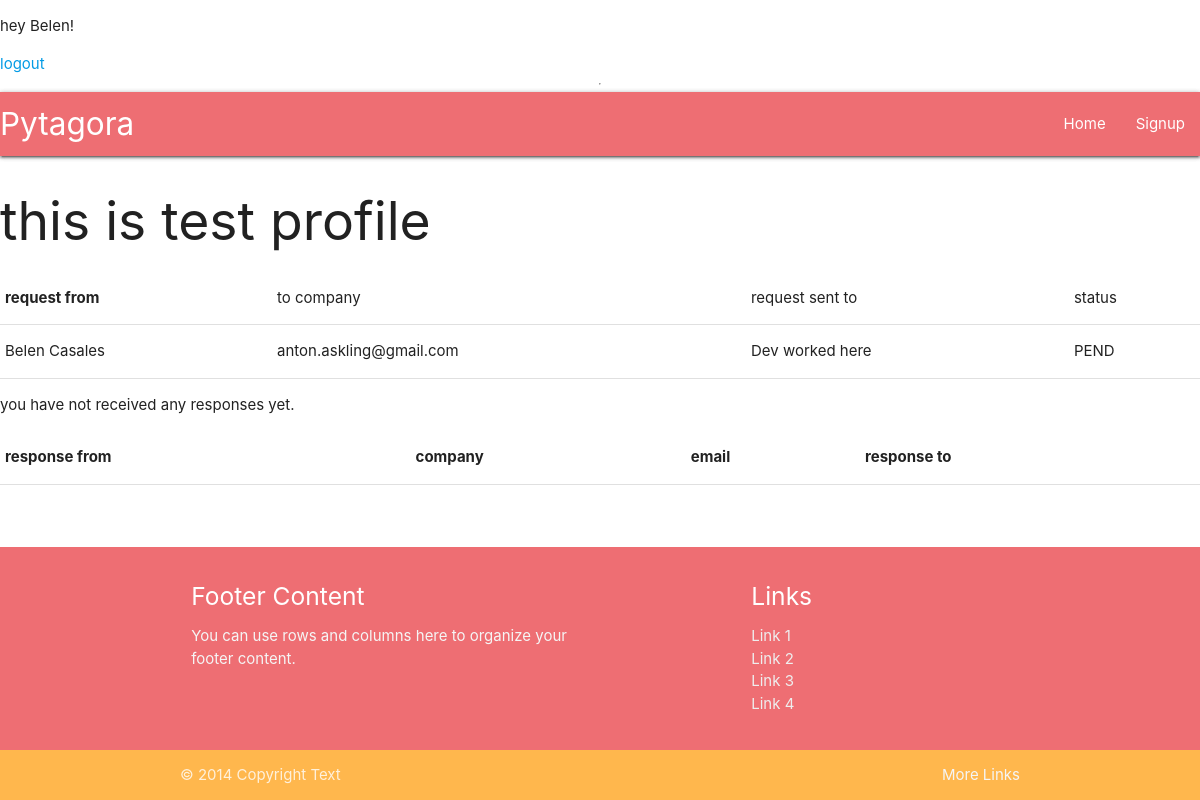
The app's page /profile/ (signed in), older data.
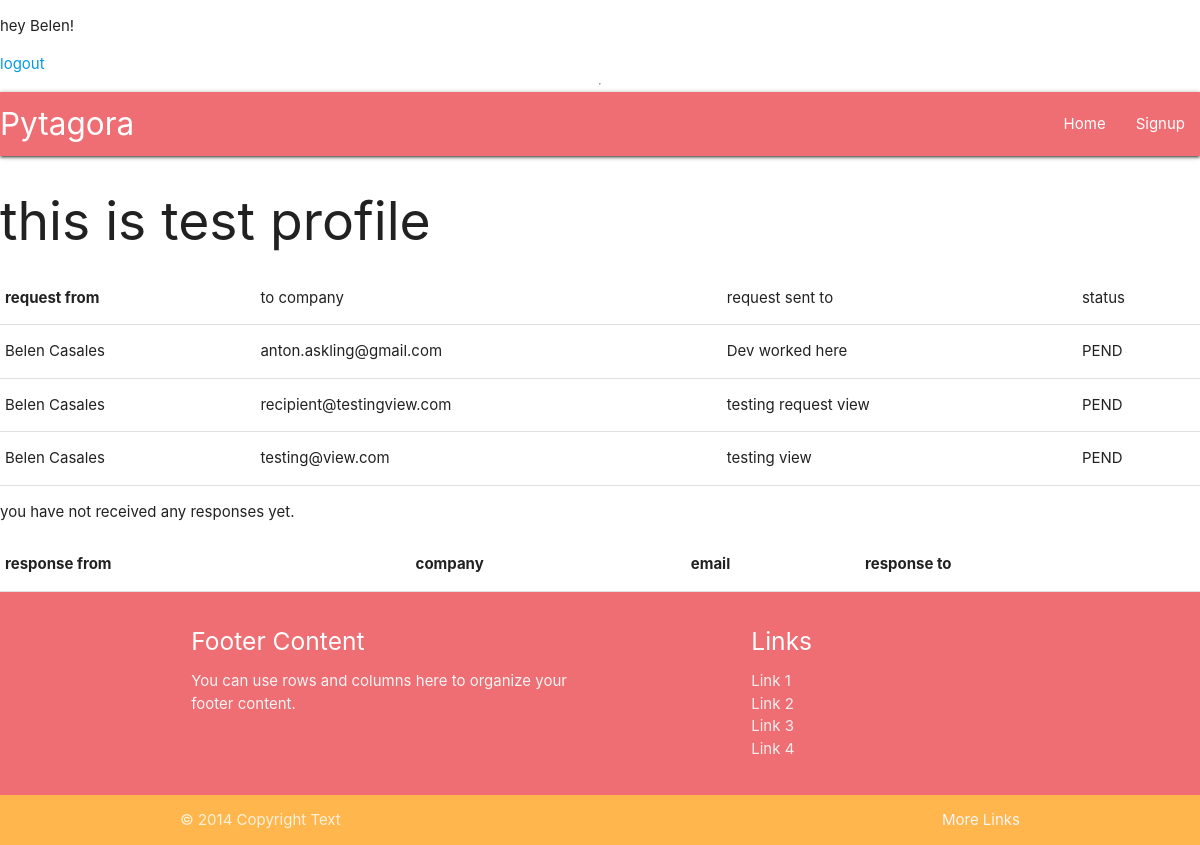
The same page, newer data.
### userprofile/models.py (models this page shows, shortened)
class RefRequest(models.Model):
    profile = models.ForeignKey(Profile, verbose_name=_("profile"), on_delete=models.CASCADE)
    company_name = models.CharField(_("company name"), max_length=100, null=True, blank=True)
    date_from = PartialDateField( verbose_name=_("date from"))
    date_to = PartialDateField(verbose_name=_("date to"))
    to_email = models.EmailField(_("to email"), max_length=254, null=True, blank=True)
    UNINITIATED = "UNIN"
    PENDING = "PEND"
    COMPLETE = "COMP"
    STATUS_CHOICES = [
        (UNINITIATED, "Uninitiated"),
        (PENDING, "Pending"),
        (COMPLETE, "Complete"),
    ]
    status = models.CharField(_("status"), max_length=4, choices=STATUS_CHOICES, default=UNINITIATED,)
    time_sent = models.DateTimeField(_("time_sent"), auto_now_add=True, null=True)
    class Meta:
        verbose_name = "Reference request"
        verbose_name_plural = "Reference requests"

class Profile(models.Model):
    user = models.OneToOneField(User, verbose_name=_("User"), on_delete=models.CASCADE)
    first_name = models.CharField(_("first name"), max_length=50, null=False, blank=False)
    last_name = models.CharField(_("last name"), max_length=50, null=False, blank=False)
    def __str__(self):
        return f"{self.first_name} {self.last_name}"

### userprofile/views.py (the view)
# urls.py: path("profile/", TestProfileView.as_view(), name="test_profile"),
class TestProfileView(LoginRequiredMixin, ListView):
    model = Profile
    context_object_name = "profile"
    template_name="userprofile/test_profile.html"
    def get_context_data(self, **kwargs):
        context = super().get_context_data(**kwargs)
        context["profile"] = context["profile"].filter(user=self.request.user)
        context["requests"] = context["profile"][0].refrequest_set.all()
        context["comp_responses"] = context["profile"][0].refresponse_set.all(
        ).filter(ref_request__status="COMP")
        return context

### userprofile/templates/userprofile/test_profile.html
{% extends "base.html" %}
{% block content %}
    <h2>this is test profile</h2>
    <table>
        <tr>
            <th>request from</th>
            <td>to company</td>
            <td>request sent to</td>
            <td>status</td>
        </tr>
            {% for request in requests %}
            <tr>
                <td>{{ request.profile }}</td>
                <td>{{ request.to_email }}</td>
                <td>{{ request.company_name }}</td>
                <td>{{ request.status }}</td>
            </tr>
            {% empty %}
            <p>no requests has been made yet</p>
            {% endfor %}
    </table>
    <table>
        <tr>
            <th>response from</th>
            <th>company</th>
            <th>email</th>
            <th>response to</th>
        </tr>
            {% for response in comp_responses %}
            <tr>
                <td>{{ response.get_full_name }}</td>
                <td>{{ response.company_name }}</td>
                <td>{{ response.email }}</td>
                <td><a href="{% url 'reference_detail' response.id %}">details</a></td>
            </tr>
            {% empty %}
            <p>you have not received any responses yet.</p>
            {% endfor %}
    </table>
{% endblock content %}

Row changes from the older to the newer data that the page shows:
added RefRequest: profile "Belen Casales", to_email "recipient@testingview.com", company_name "testing request view", status "PEND"
added RefRequest: profile "Belen Casales", to_email "testing@view.com", company_name "testing view", status "PEND"
